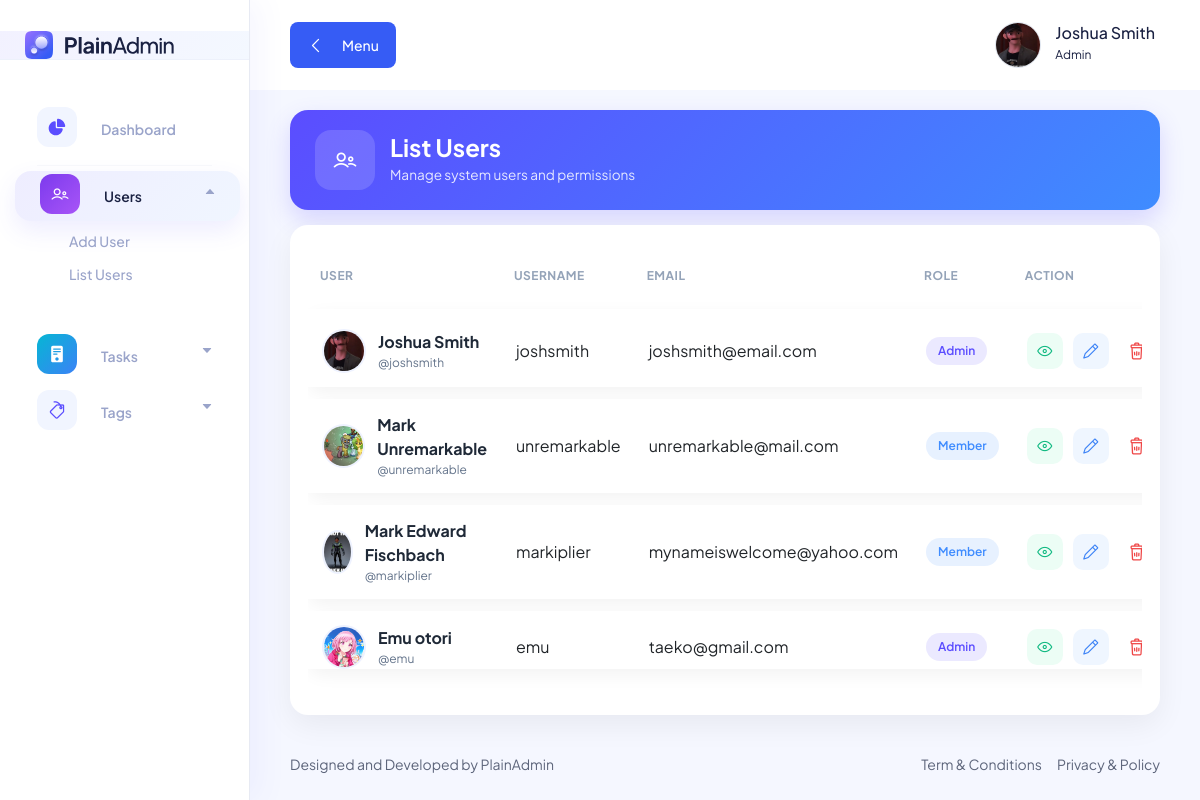
The app's page /pages/users/list.user.php (signed in), older data.
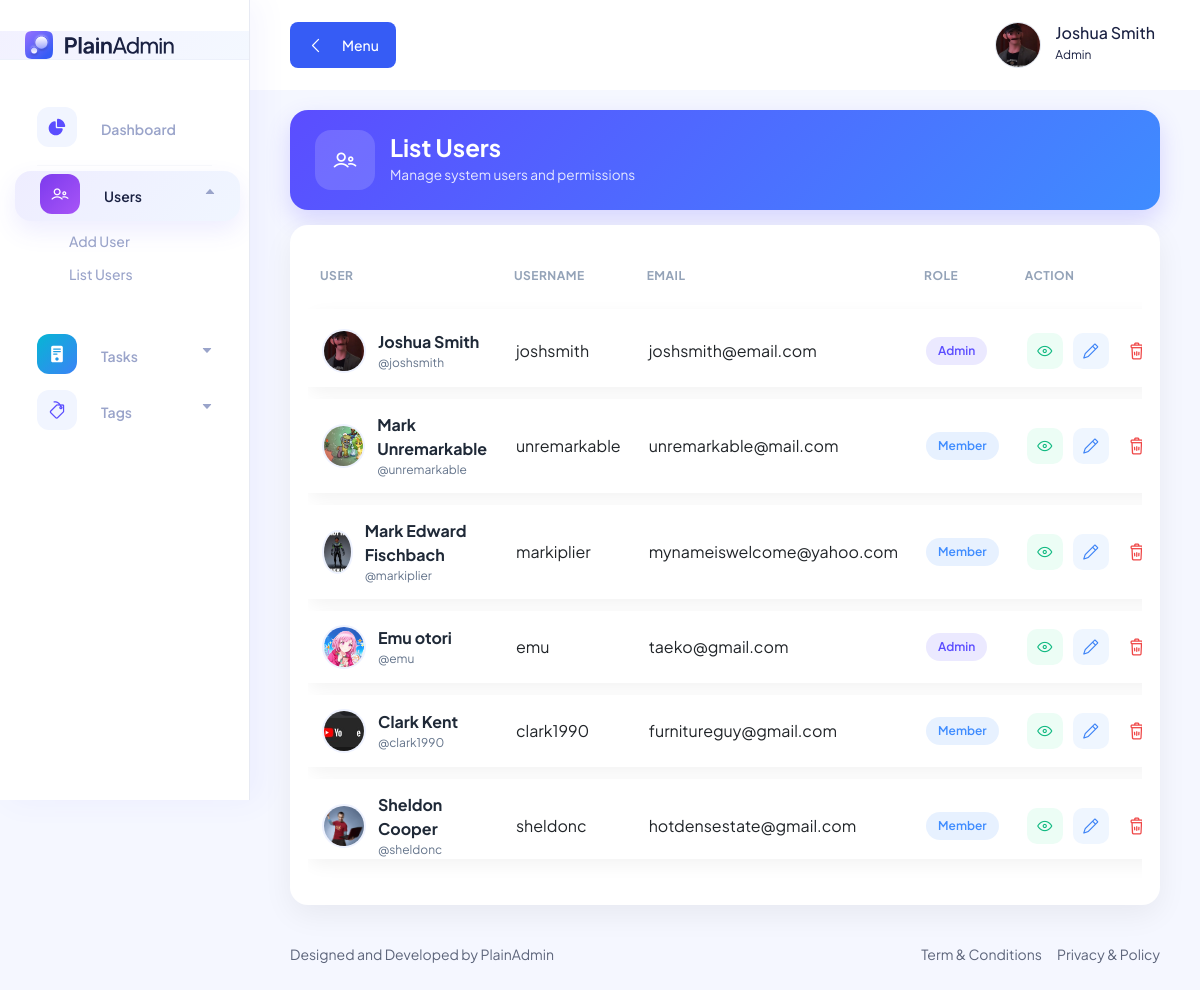
The same page, newer data.
### tables this page shows
CREATE TABLE `users_tbl` (
  `user_id` int(11) NOT NULL AUTO_INCREMENT,
  `full_name` varchar(100) NOT NULL,
  `username` varchar(100) NOT NULL,
  `email` varchar(100) NOT NULL,
  `password` varchar(100) NOT NULL,
  `role` int(11) NOT NULL DEFAULT 2,
  `bio` varchar(255) DEFAULT NULL,
  `profile` varchar(255) DEFAULT NULL,
  PRIMARY KEY (`user_id`)
);

CREATE TABLE `roles_tbl` (
  `role_id` int(11) NOT NULL AUTO_INCREMENT,
  `role` varchar(100) NOT NULL,
  PRIMARY KEY (`role_id`)
);

### includes/utils/user.utils.php (called while the page is built, shortened)
<?php
function get_user_profile_image($conn, $user_id) : string {
    $all_users = mysqli_query($conn, "SELECT * FROM users_tbl WHERE user_id = '$user_id'");
    $user = mysqli_fetch_array($all_users);
    return "/task_management/uploads/profiles/" . $user['profile'];
}

### pages/users/list.user.php (the view, shortened to what this page needs)
<?php require_once '../../includes/conn.php'; ?>
<?php include_once "../../includes/utils/user.utils.php"; ?>
<!DOCTYPE html>
<html lang="en">
<head>
    <?php include_once "../../includes/components/links.php"; ?>
</head>
<body>
    <?php include_once "../../includes/elements/sidebar.php"; ?>
    <main class="main-wrapper">
        <?php include_once "../../includes/elements/navbar.php"; ?>
        <div class="container-fluid">
            <div class="page-header">
                <div class="header-icon">
                    <i class="lni lni-users"></i>
                </div>
                <div>
                    <h2 class="header-title">List Users</h2>
                    <p class="header-subtitle">Manage system users and permissions</p>
                </div>
            </div>
            <div class="glass-card">
                <div class="table-responsive">
                    <table class="table" data-toggle="table" data-search="true" data-filter-control="true">
                        <thead>
                            <tr>
                                <th data-sortable="true">User</th>
                                <th data-sortable="true">Username</th>
                                <th>Email</th>
                                <th>Role</th>
                                <th>Action</th>
                            </tr>
                        </thead>
                        <tbody>
                            <?php
                            $users = mysqli_query($conn, "
SELECT * FROM users_tbl
LEFT JOIN roles_tbl
ON roles_tbl.role_id = users_tbl.role
");
                            while ($user = mysqli_fetch_array($users)) {
                                ?>
                                <tr>
                                    <td>
                                        <div class="user-box">
                                            <img src="<?= get_user_profile_image($conn, $user['user_id']); ?>">
                                            <div>
                                                <div class="user-name"><?= $user['full_name']; ?></div>
                                                <div class="user-role-text">@<?= $user['username']; ?></div>
                                            </div>
                                        </div>
                                    </td>
                                    <td><?= $user['username']; ?></td>
                                    <td><?= $user['email']; ?></td>
                                    <td>
                                        <span
                                            class="role-badge <?= strtolower($user['role']) == 'admin' ? 'admin' : 'member'; ?>">
                                            <?= $user['role']; ?>
                                        </span>
                                    </td>
                                    <td>
                                        <div class="action">
                                            <a class="action-btn view"
                                                href="../profile/profile.php?user_id=<?= $user['user_id']; ?>">
                                                <i class="lni lni-eye"></i>
                                            </a>
                                            <a class="action-btn edit"
                                                href="edit.user.php?user_id=<?= $user['user_id']; ?>">
                                                <i class="lni lni-pencil"></i>
                                            </a>
                                            <button class="action-btn delete" data-bs-toggle="modal"
                                                data-bs-target="#deleteUserModal<?= $user['user_id']; ?>">
                                                <i class="lni lni-trash-can"></i>
                                            </button>
                                        </div>
                                    </td>
                                </tr>
                            <?php } ?>
                        </tbody>
                    </table>
                </div>
            </div>
        </div>
        <?php include_once "../../includes/elements/footer.php"; ?>
    </main>
    <?php include_once "../../includes/components/scripts.php"; ?>
</body>
</html>

### includes/components/links.php (shortened to what this page needs)
<link rel="stylesheet" href="../../assets/css/bootstrap.min.css" />
<link rel="stylesheet" href="../../assets/css/lineicons.css" rel="stylesheet" type="text/css" />
<link rel="stylesheet" href="../../assets/css/materialdesignicons.min.css" rel="stylesheet" type="text/css" />
<link rel="stylesheet" href="../../assets/css/fullcalendar.css" />
<link rel="stylesheet" href="../../assets/css/fullcalendar.css" />
<link rel="stylesheet" href="../../assets/css/main.css" />
<link rel="stylesheet" href="https://cdn.jsdelivr.net/npm/bootstrap-table@1.27.3/dist/bootstrap-table.min.css">

### includes/elements/sidebar.php (shortened to what this page needs)
<?php
$current_page = basename($_SERVER['PHP_SELF']);
?>
<aside class="sidebar-nav-wrapper">
    <div class="navbar-logo">
        <a href="../dashboard/dashboard.php">
            <img src="../../assets/images/logo/logo.svg" alt="logo" />
        </a>
    </div>
    <nav class="sidebar-nav">
        <ul>
            <li class="nav-item">
                <a href="../dashboard/dashboard.php" class="<?php echo ($current_page == 'dashboard.php') ? 'active-link current' : ''; ?>">
                    <span class="icon">
                    </span>
                    <span class="text">Dashboard</span>
                </a>
            </li>
            <span class="divider">
                <hr />
            </span>
            <?php
            if (isset($_SESSION['role']) && $_SESSION['role'] == "Admin") {
                $is_users_active = in_array($current_page, ['add.user.php','list.user.php']);
                $is_tasks_active = in_array($current_page, ['add.task.php','list.task.php']);
            ?>
                <li class="nav-item nav-item-has-children">
                    <a href="#0"
                       class="<?php echo $is_users_active ? 'active-link current' : 'collapsed'; ?>"
                       data-bs-toggle="collapse"
                       data-bs-target="#usersmenu"
                       aria-controls="usersmenu"
                       aria-expanded="<?php echo $is_users_active ? 'true' : 'false'; ?>"
                       aria-label="Toggle navigation">
                        <span class="icon icon-users">
                            <i class="lni lni-users"></i>
                        </span>
                        <span class="text">Users</span>
                    </a>
                    <ul id="usersmenu" class="collapse dropdown-nav <?php echo $is_users_active ? 'show' : ''; ?>">
                        <li>
                            <a href="../users/add.user.php">Add User</a>
                        </li>
                        <li>
                            <a href="../users/list.user.php">List Users</a>
                        </li>
                    </ul>
                </li>
                <li class="nav-item nav-item-has-children">
                    <a href="#0"
                       class="<?php echo $is_tasks_active ? 'active-link current' : 'collapsed'; ?>"
                       data-bs-toggle="collapse"
                       data-bs-target="#tasksmenu"
                       aria-controls="tasksmenu"
                       aria-expanded="<?php echo $is_tasks_active ? 'true' : 'false'; ?>"
                       aria-label="Toggle navigation">
                        <span class="icon icon-tasks">
                        </span>
                        <span class="text">Tasks</span>
                    </a>
                </li>
                <li class="nav-item nav-item-has-children">
                    <a href="#0" class="collapsed" data-bs-toggle="collapse" data-bs-target="#tagsmenu"
                        aria-controls="tagsmenu" aria-expanded="false" aria-label="Toggle navigation">
                        <span class="icon">
                            <i class="lni lni-tag"></i>
                        </span>
                        <span class="text"> Tags </span>
                    </a>
                </li>
                <?php
            }
            ?>
        </ul>
    </nav>
</aside>

### includes/elements/navbar.php (shortened to what this page needs)
<header class="header">
    <div class="container-fluid">
        <div class="row">
            <div class="col-lg-5 col-md-5 col-6">
                <div class="header-left d-flex align-items-center">
                    <div class="menu-toggle-btn mr-15">
                        <button id="menu-toggle" class="main-btn primary-btn btn-hover">
                            <i class="lni lni-chevron-left me-2"></i> Menu
                        </button>
                    </div>
                </div>
            </div>
            <div class="col-lg-7 col-md-7 col-6">
                <div class="header-right">
                    <div class="profile-box ml-15">
                        <button class="dropdown-toggle bg-transparent border-0" type="button" id="profile"
                            data-bs-toggle="dropdown" aria-expanded="false">
                            <div class="profile-info">
                                <div class="info">
                                    <img class="image"
                                        src="<?php echo get_user_profile_image($conn, $_SESSION['user_id']); ?>"
                                        alt="<?php echo $_SESSION['fullname']; ?>" />
                                    <div>
                                        <h6 class="fw-500">
                                            <?php echo $_SESSION['fullname']; ?>
                                        </h6>
                                        <p>
                                            <?php echo $_SESSION['role']; ?>
                                        </p>
                                    </div>
                                </div>
                            </div>
                        </button>
                    </div>
                </div>
            </div>
        </div>
    </div>
</header>

### includes/elements/footer.php
<footer class="footer">
    <div class="container-fluid">
        <div class="row">
            <div class="col-md-6 order-last order-md-first">
                <div class="copyright text-center text-md-start">
                    <p class="text-sm">
                        Designed and Developed by
                        <a href="https://plainadmin.com" rel="nofollow" target="_blank">
                            PlainAdmin
                        </a>
                    </p>
                </div>
            </div>
            <div class="col-md-6">
                <div class="terms d-flex justify-content-center justify-content-md-end">
                    <a href="#0" class="text-sm">Term & Conditions</a>
                    <a href="#0" class="text-sm ml-15">Privacy & Policy</a>
                </div>
            </div>
        </div>
    </div>
</footer>

### includes/components/scripts.php (shortened to what this page needs)
<link rel="stylesheet" href="https://cdnjs.cloudflare.com/ajax/libs/toastr.js/latest/toastr.min.css">

### assets/css/fullcalendar.css (style rules this page uses)
:root { --fc-daygrid-event-dot-width:8px;--fc-list-event-dot-width:10px;--fc-list-event-hover-bg-color:#f5f5f5 }

### pages/users/list.user.php (style rules this page uses)
:root { --primary: #5b4dff; --secondary: #3f8cff; --border: #e5e7eb; --muted: #64748b; }
body { background: #f5f7ff; }
.page-header { background: linear-gradient(135deg, var(--primary), var(--secondary)); border-radius: 18px; padding: 20px 25px; color: #fff; display: flex; align-items: center; gap: 15px; box-shadow: 0 10px 25px rgba(91, 77, 255, .20); margin-top: 20px; }
.header-icon { width: 60px; height: 60px; border-radius: 16px; background: rgba(255, 255, 255, .15); display: flex; align-items: center; justify-content: center; font-size: 24px; }
.header-title { font-size: 1.5rem; font-weight: 700; margin: 0; color: #fff; }
.header-subtitle { margin: 0; font-size: .85rem; color: rgba(255, 255, 255, .85); }
.glass-card { background: #fff; border-radius: 18px; padding: 18px; margin-top: 15px; box-shadow: 0 10px 30px rgba(0, 0, 0, .06); }
.table { border-collapse: separate; border-spacing: 0 12px; }
.table thead th { font-size: 12px; color: #94a3b8; text-transform: uppercase; letter-spacing: .5px; border: none !important; padding: 12px; }
.table tbody tr { background: #fff; box-shadow: 0 6px 18px rgba(0, 0, 0, .05); border-radius: 14px; transition: .2s ease; }
.table td { border: none !important; vertical-align: middle; padding: 14px; }
.user-box { display: flex; align-items: center; gap: 12px; }
.user-box img { width: 44px; height: 44px; border-radius: 50%; border: 2px solid #eef2ff; object-fit: cover; }
.user-name { font-weight: 700; color: #1f2937; }
.user-role-text { font-size: 12px; color: #64748b; }
.role-badge { padding: 5px 12px; border-radius: 999px; font-size: 12px; font-weight: 600; }
.admin { background: rgba(91, 77, 255, .12); color: var(--primary); }
.member { background: rgba(63, 140, 255, .12); color: var(--secondary); }
.action { display: flex; align-items: center; gap: 10px; }
.action-btn { width: 36px; height: 36px; display: flex; align-items: center; justify-content: center; border-radius: 10px; transition: .2s ease; text-decoration: none; }
.view { background: #ecfdf5; color: #10b981; }
.edit { background: #eff6ff; color: #3b82f6; }
.delete { background: #fef2f2; color: #ef4444; border: none; }

Row changes from the older to the newer data that the page shows:
added users_tbl: user_id+profile (picture), full_name "Clark Kent", username "clark1990", email "furnitureguy@gmail.com", roles_tbl.role "Member"
added users_tbl: user_id+profile (picture), full_name "Sheldon Cooper", username "sheldonc", email "hotdensestate@gmail.com", roles_tbl.role "Member"
